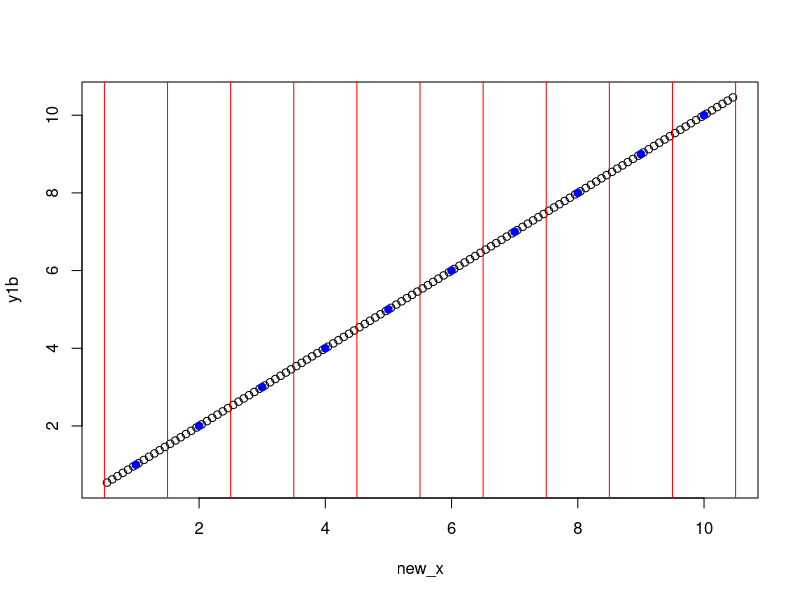
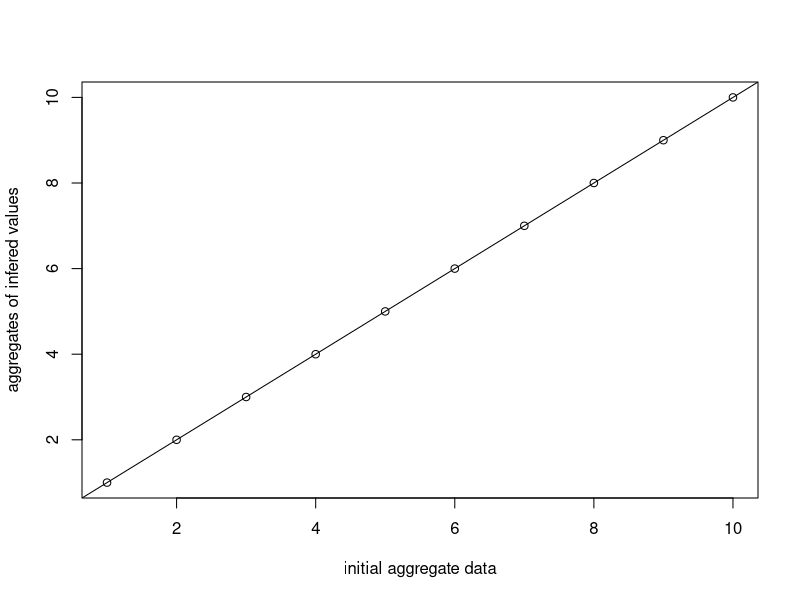
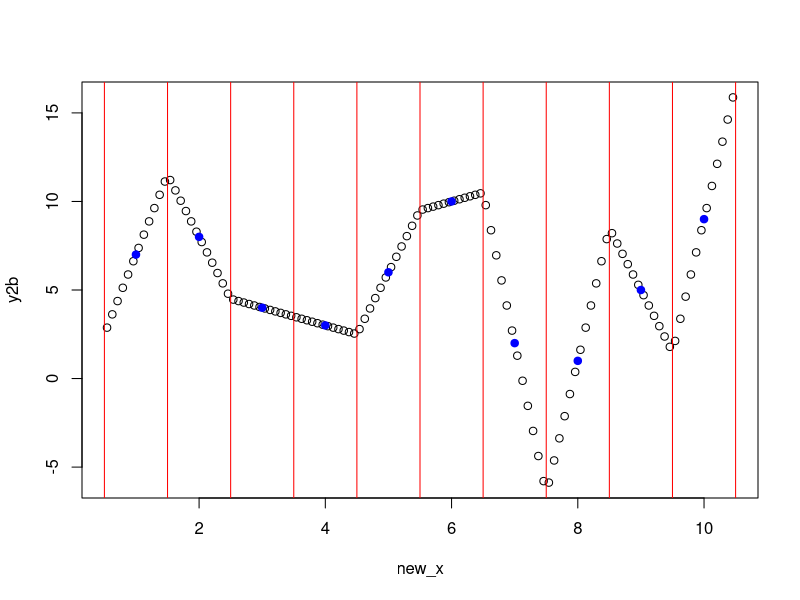
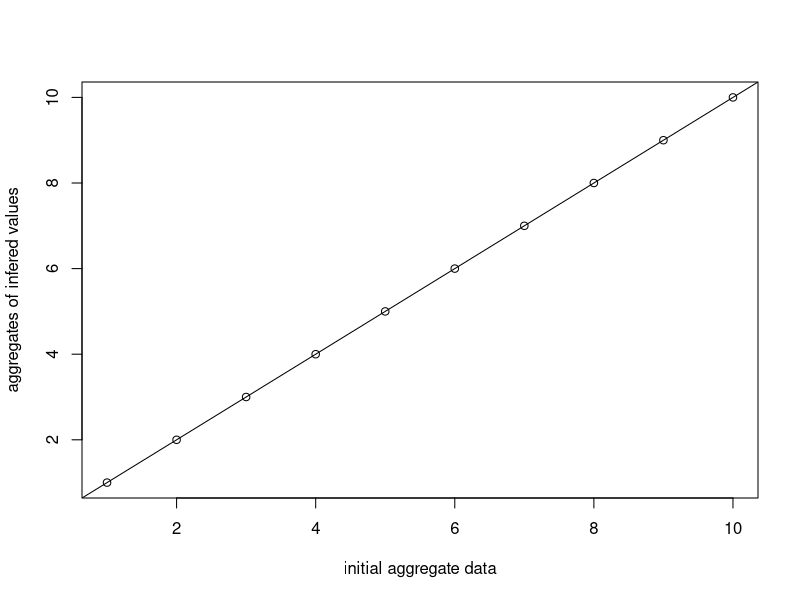

The R script that drew these images, in order:
## ---- chunk 1
knitr::knit_hooks$set(
  margin = function(before, options, envir) {
    if (before) par(mgp = c(1.5, .5, 0), bty = "n", plt = c(.11, .97, .15, .97))
    else NULL
  })

knitr::opts_chunk$set(margin = TRUE,
                      fig.height = 3.5,
                      fig.width = 4.24725,
                      fig.align = "center")
## ---- chunk 2
centers <- function(x, with_borders = FALSE) {
  ctrs <- x[-1] - diff(x) / 2
  if (with_borders)
    return(c(2 * x[1] - ctrs[1], ctrs, 2 * tail(x, 1) - tail(ctrs, 1)))
  ctrs
}
## ---- chunk 3
unsmoothness <- function(list_of_models) {
  require(magrittr)
  list_of_models %>% 
    sapply(get_slope) %>%
    diff() %>% 
    abs() %>% 
    sum()
}
## ---- chunk 4
get_slope <- function(model) coef(model)[2]
## ---- chunk 5
make_models <- function(y2_0) {
  models <- vector("list", nb)
  y2 <- c(y2_0, rep(NA, nb))
  for(i in 1:nb) {
    x_val <- c(the_centers[i], x[i])
    y_val <- c(y2[i], y[i])
    models[[i]] <- m <- lm(y_val ~ x_val)
    y2[i + 1] <- predict(m, data.frame(x_val = the_centers[i + 1]))
  }
  models
}
## ---- chunk 6
range2 <- function(..., n = 1, na.rm = FALSE) {
  the_range <- range(..., na.rm = na.rm)
  n * c(-1, 1) * diff(the_range) / 2 + mean(the_range)
}
## ---- chunk 7
subsegment_center <- function(x, n) {
  the_centers <- centers(x, TRUE)
  bys <- diff(the_centers) / n
  Map(seq, from = the_centers[seq_along(x)] + bys / 2, by = bys, le = n)
}
## ---- chunk 8
downscale <- function(y, x, n) {
  require(magrittr)
  
  nb <- length(x)
  the_centers <- centers(x, TRUE)

# The function that makes the list of linear models (one per interval).
# Note that it uses `nb` and `the_centers` defined above.
  make_models <- function(y2_0) {
    models <- vector("list", nb)
    y2 <- c(y2_0, rep(NA, nb))
    for(i in 1:nb) {
      x_val <- c(the_centers[i], x[i])
      y_val <- c(y2[i], y[i])
      models[[i]] <- m <- lm(y_val ~ x_val)
      y2[i + 1] <- predict(m, data.frame(x_val = the_centers[i + 1]))
    }
    models
  }

# Using the function `unsmoothness()` to find the best `y2_0` value:
  best_y2_0 <- optimize(
    function(x) unsmoothness(make_models(x)),
    range2(y, n = 3)
  )$minimum

# Generating the list of models with the best `y2_0` value:
  models <- make_models(best_y2_0)
  
# Now that everything is ready:
  x %>%
    subsegment_center(n) %>% 
    lapply(function(x) data.frame(x_val = x)) %>% 
    Map(predict, models, .) %>% 
    unlist()
}
## ---- chunk 9
x <- 1:10
n <- 12
## ---- chunk 10
the_centers <- centers(x, TRUE)
## ---- chunk 11
new_x <- unlist(subsegment_center(x, n))
## ---- chunk 12
y1 <- 1:10
y1b <- downscale(y1, x, n)
plot(new_x, y1b)
points(x, y1, col = "blue", pch = 19)
abline(v = the_centers, col = "red")
## ---- chunk 13
plot(y1, colMeans(matrix(y1b, n)),
     xlab = "initial aggregate data",
     ylab = "aggregates of infered values")
abline(0, 1)
## ---- chunk 14
y2 <- sample(y1)
y2b <- downscale(y2, x, n)
plot(new_x, y2b)
points(x, y2, col = "blue", pch = 19)
abline(v = the_centers, col = "red")
plot(y2, colMeans(matrix(y2b, n)),
     xlab = "initial aggregate data",
     ylab = "aggregates of infered values")
abline(0, 1)
